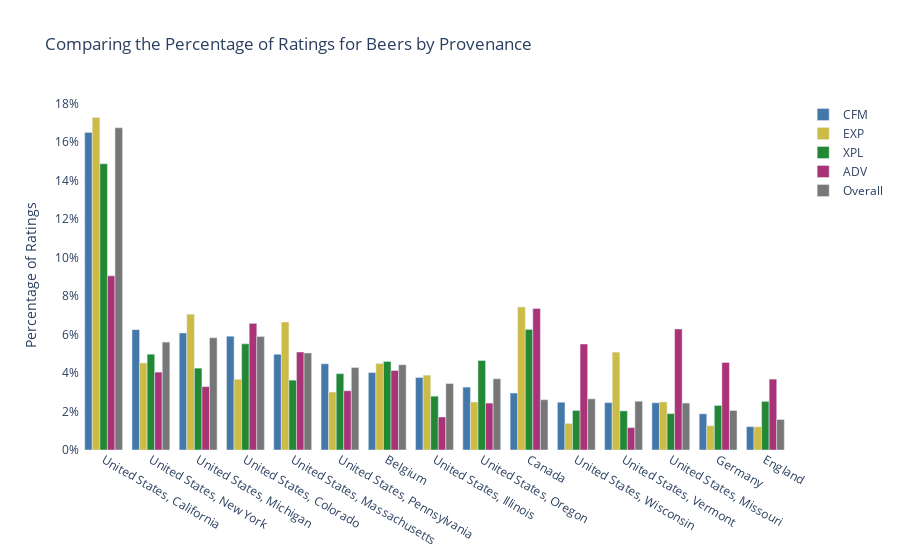

The notebook cell this image was saved under:
### Code cell
# display x axis in percentage
fig = go.Figure()
fig.add_trace(go.Bar(
    y=cfm_ratings_by_location["norm_rating"],
    x=cfm_ratings_by_location.index,
    name="CFM",
    orientation='v',
    marker_color='#4477AA'
))
fig.add_trace(go.Bar(
    y=exp_ratings_by_location["norm_rating"] ,
    x=exp_ratings_by_location.index,
    name="EXP",
    orientation='v',
    marker_color='#CCBB44'
))
fig.add_trace(go.Bar(
    y=xpl_ratings_by_location["norm_rating"] ,
    x=xpl_ratings_by_location.index,
    name="XPL",
    orientation='v',
    marker_color='#228833'
))
fig.add_trace(go.Bar(
    y=adv_ratings_by_location["norm_rating"] ,
    x=adv_ratings_by_location.index,
    name="ADV",
    orientation='v',
    marker_color='#AA3377'
))
fig.add_trace(go.Bar(
    y=overall_ratings_by_location["norm_rating"] ,
    x=overall_ratings_by_location.index,
    name="Overall",
    orientation='v',
    marker_color='#777777'
))


fig.update_layout(barmode='group')


# add percentage to y axis
fig.update_yaxes(tickformat=".0%")

# set title
fig.update_layout(title_text="Comparing the Percentage of Ratings for Beers by Provenance")

# set y axis label
fig.update_yaxes(title_text='Percentage of Ratings')

# make plot transparent
fig.update_layout(plot_bgcolor='rgba(0,0,0,0)', paper_bgcolor='rgba(0,0,0,0)')

# save plot to html file
fig.write_html("beer_ratings_by_location.html")

# show plot
fig.show()

### Figure 1 — Plotly figure (JSON) as saved in the notebook; plotly's stock layout.template omitted (floating-point values rounded to 4 significant figures)
{"data": [{"marker": {"color": "#4477AA"}, "name": "CFM", "orientation": "v", "type": "bar", "x": ["United States, California", "United States, New York", "United States, Michigan", "United States, Colorado", "United States, Massachusetts", "United States, Pennsylvania", "Belgium", "United States, Illinois", "United States, Oregon", "Canada", "United States, Wisconsin", "United States, Vermont", "United States, Missouri", "Germany", "England"], "y": [0.165, 0.0625, 0.06077, 0.05914, 0.04971, 0.04478, 0.04022, 0.03764, 0.03266, 0.02958, 0.02481, 0.02462, 0.02453, 0.01877, 0.01212]}, {"marker": {"color": "#CCBB44"}, "name": "EXP", "orientation": "v", "type": "bar", "x": ["United States, California", "Canada", "United States, Michigan", "United States, Massachusetts", "United States, Vermont", "United States, New York", "Belgium", "United States, Illinois", "United States, Colorado", "United States, Pennsylvania", "United States, Missouri", "United States, Oregon", "United States, Wisconsin", "Germany", "England"], "y": [0.1727, 0.07428, 0.07057, 0.06647, 0.05083, 0.04517, 0.04487, 0.03887, 0.03671, 0.0301, 0.02496, 0.02492, 0.01378, 0.01261, 0.01201]}, {"marker": {"color": "#228833"}, "name": "XPL", "orientation": "v", "type": "bar", "x": ["United States, California", "Canada", "United States, Colorado", "United States, New York", "United States, Oregon", "Belgium", "United States, Michigan", "United States, Pennsylvania", "United States, Massachusetts", "United States, Illinois", "England", "Germany", "United States, Wisconsin", "United States, Vermont", "United States, Missouri"], "y": [0.1487, 0.06263, 0.05513, 0.04977, 0.04649, 0.04601, 0.04251, 0.03964, 0.03628, 0.02795, 0.02524, 0.02314, 0.02053, 0.02031, 0.01888]}, {"marker": {"color": "#AA3377"}, "name": "ADV", "orientation": "v", "type": "bar", "x": ["United States, California", "Canada", "United States, Colorado", "United States, Missouri", "United States, Wisconsin", "United States, Massachusetts", "Germany", "Belgium", "United States, New York", "England", "United States, Michigan", "United States, Pennsylvania", "United States, Oregon", "United States, Illinois", "United States, Vermont"], "y": [0.09046, 0.07348, 0.06577, 0.06284, 0.05505, 0.05088, 0.04547, 0.04129, 0.04045, 0.03681, 0.03293, 0.03078, 0.02437, 0.01713, 0.01164]}, {"marker": {"color": "#777777"}, "name": "Overall", "orientation": "v", "type": "bar", "x": ["United States, California", "United States, Colorado", "United States, Michigan", "United States, New York", "United States, Massachusetts", "Belgium", "United States, Pennsylvania", "United States, Oregon", "United States, Illinois", "United States, Wisconsin", "Canada", "United States, Vermont", "United States, Missouri", "Germany", "England"], "y": [0.1674, 0.05889, 0.05834, 0.05606, 0.05038, 0.04427, 0.04282, 0.03699, 0.03451, 0.02657, 0.02612, 0.02533, 0.02438, 0.02051, 0.01584]}], "layout": {"barmode": "group", "paper_bgcolor": "rgba(0,0,0,0)", "plot_bgcolor": "rgba(0,0,0,0)", "title": {"text": "Comparing the Percentage of Ratings for Beers by Provenance"}, "yaxis": {"tickformat": ".0%", "title": {"text": "Percentage of Ratings"}}}}
